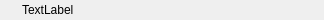
<?xml version="1.0" encoding="UTF-8"?>
<ui version="4.0">
 <class>wgTreeItem</class>
 <widget class="QWidget" name="wgTreeItem">
  <property name="geometry">
   <rect>
    <x>0</x>
    <y>0</y>
    <width>324</width>
    <height>20</height>
   </rect>
  </property>
  <property name="windowTitle">
   <string>Tree Item</string>
  </property>
  <layout class="QGridLayout" name="glDataGroup">
   <property name="horizontalSpacing">
    <number>2</number>
   </property>
   <property name="verticalSpacing">
    <number>0</number>
   </property>
   <property name="margin">
    <number>0</number>
   </property>
   <item row="0" column="1">
    <widget class="QLabel" name="lItemName">
     <property name="font">
      <font>
       <weight>50</weight>
       <bold>false</bold>
       <underline>false</underline>
      </font>
     </property>
     <property name="text">
      <string>TextLabel</string>
     </property>
    </widget>
   </item>
   <item row="0" column="2">
    <spacer name="horizontalSpacer">
     <property name="orientation">
      <enum>Qt::Horizontal</enum>
     </property>
     <property name="sizeHint" stdset="0">
      <size>
       <width>40</width>
       <height>20</height>
      </size>
     </property>
    </spacer>
   </item>
   <item row="0" column="0">
    <widget class="QPushButton" name="pbItemIcon">
     <property name="minimumSize">
      <size>
       <width>20</width>
       <height>20</height>
      </size>
     </property>
     <property name="maximumSize">
      <size>
       <width>20</width>
       <height>20</height>
      </size>
     </property>
     <property name="text">
      <string/>
     </property>
     <property name="autoRepeat">
      <bool>false</bool>
     </property>
     <property name="flat">
      <bool>true</bool>
     </property>
    </widget>
   </item>
  </layout>
 </widget>
 <resources/>
 <connections/>
</ui>
